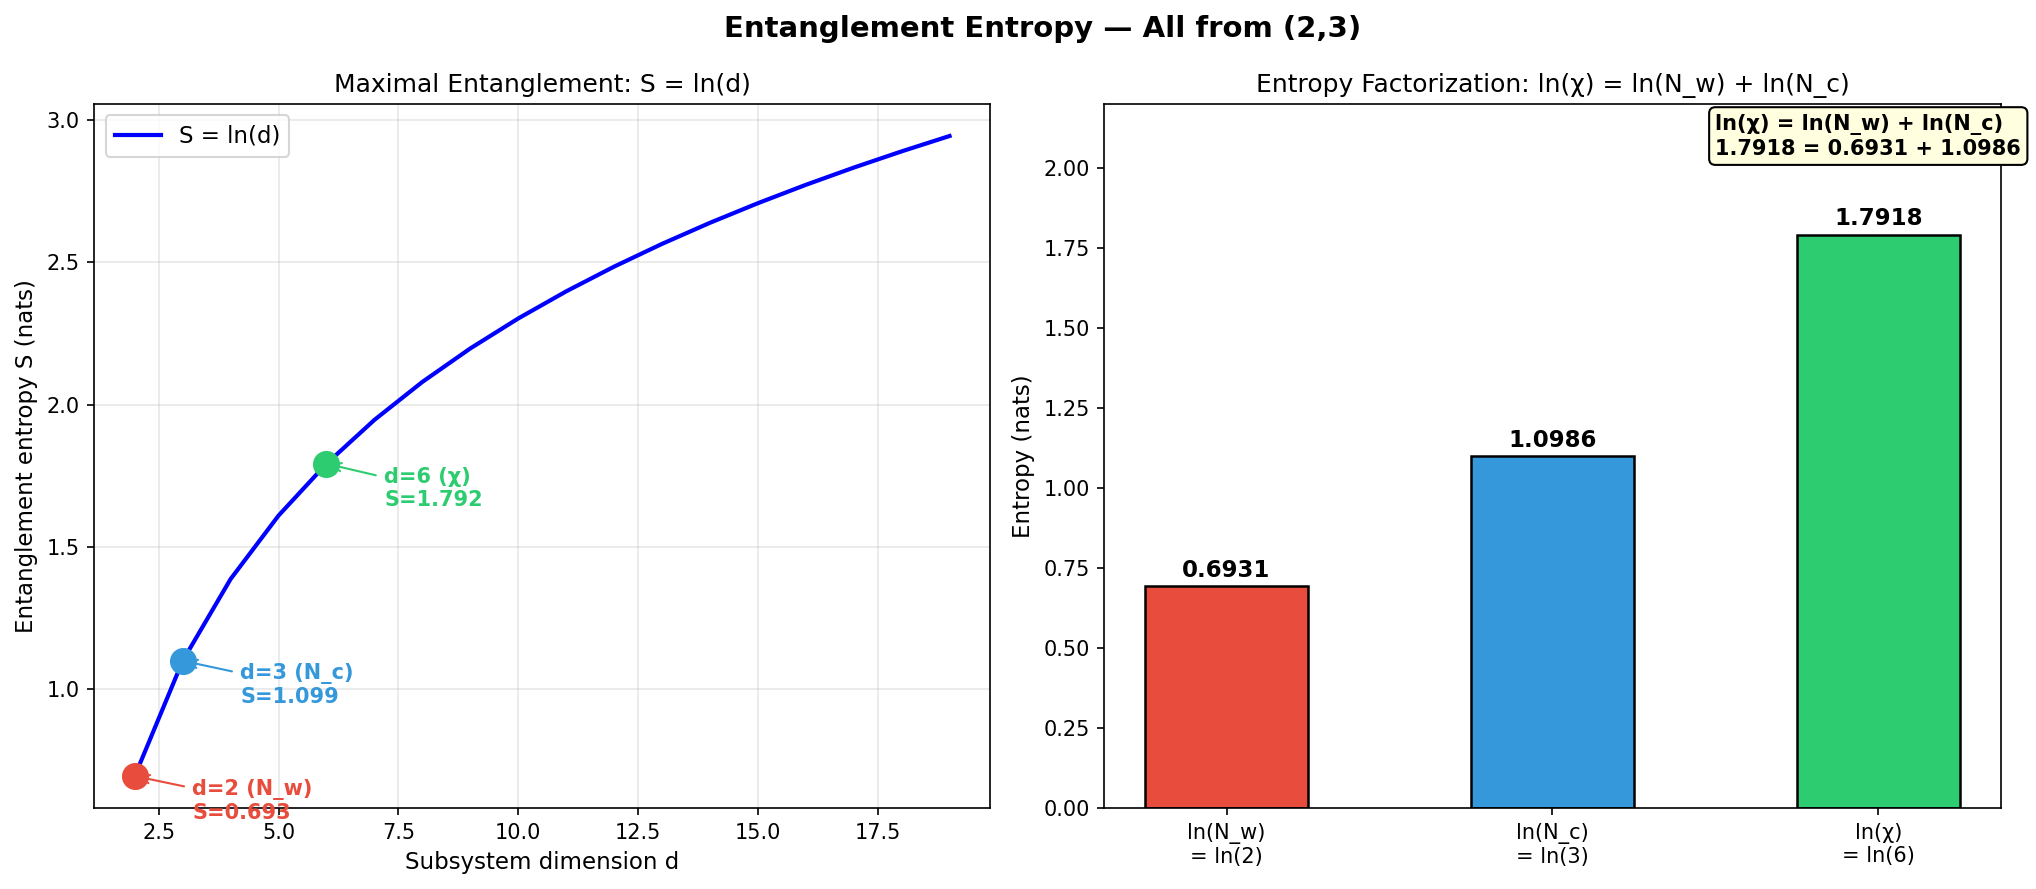

Write Python code to recreate this figure.
#!/usr/bin/env python3
# Copyright (c) 2026 Daland Montgomery
# SPDX-License-Identifier: AGPL-3.0-or-later

"""Crystal QInfo — Entanglement Entropy from (2,3)"""
import crystal_toe as ct
import matplotlib.pyplot as plt
import numpy as np

toe = ct.Toe(); qi = toe.qinfo()

fig, axes = plt.subplots(1, 2, figsize=(14, 6))
fig.suptitle("Entanglement Entropy — All from (2,3)", fontsize=14, fontweight='bold')

# ── Left: S = ln(d) for different subsystem dimensions ──
ax = axes[0]
d_range = np.arange(2, 20)
entropies = np.log(d_range)
ax.plot(d_range, entropies, 'b-', linewidth=2, label='S = ln(d)')

# Mark Crystal dimensions
marks = [
    (qi.n_w(),   'N_w',    qi.bell_entropy(),       '#e74c3c'),
    (qi.n_c(),   'N_c',    np.log(qi.n_c()),        '#3498db'),
    (qi.chi(),   'χ',      qi.mera_link_entropy(),  '#2ecc71'),
]
for d, label, s, color in marks:
    ax.plot(d, s, 'o', color=color, markersize=12, zorder=5)
    ax.annotate(f'd={d} ({label})\nS={s:.3f}', xy=(d, s),
                xytext=(d + 1.2, s - 0.15), fontsize=10, fontweight='bold',
                color=color, arrowprops=dict(arrowstyle='->', color=color))

ax.set_xlabel('Subsystem dimension d', fontsize=11)
ax.set_ylabel('Entanglement entropy S (nats)', fontsize=11)
ax.set_title('Maximal Entanglement: S = ln(d)')
ax.legend(fontsize=11)
ax.grid(True, alpha=0.3)

# ── Right: Entropy decomposition ──
ax = axes[1]
ln2 = qi.bell_entropy()
ln3 = np.log(3)
ln6 = qi.mera_link_entropy()

bars = ax.bar(['ln(N_w)\n= ln(2)', 'ln(N_c)\n= ln(3)', 'ln(χ)\n= ln(6)'],
              [ln2, ln3, ln6],
              color=['#e74c3c', '#3498db', '#2ecc71'],
              edgecolor='black', linewidth=1.2, width=0.5)

for bar, v in zip(bars, [ln2, ln3, ln6]):
    ax.text(bar.get_x() + bar.get_width()/2, bar.get_height() + 0.03,
            f'{v:.4f}', ha='center', fontsize=11, fontweight='bold')

# Show sum
ax.annotate(f'ln(χ) = ln(N_w) + ln(N_c)\n{ln6:.4f} = {ln2:.4f} + {ln3:.4f}',
            xy=(2, ln6), xytext=(1.5, ln6 + 0.25),
            fontsize=10, fontweight='bold',
            bbox=dict(boxstyle='round', facecolor='lightyellow'))

ax.set_ylabel('Entropy (nats)', fontsize=11)
ax.set_title('Entropy Factorization: ln(χ) = ln(N_w) + ln(N_c)')
ax.set_ylim(0, 2.2)

plt.tight_layout()
plt.savefig('qinfo_entropy.png', dpi=150, bbox_inches='tight'); plt.show()
